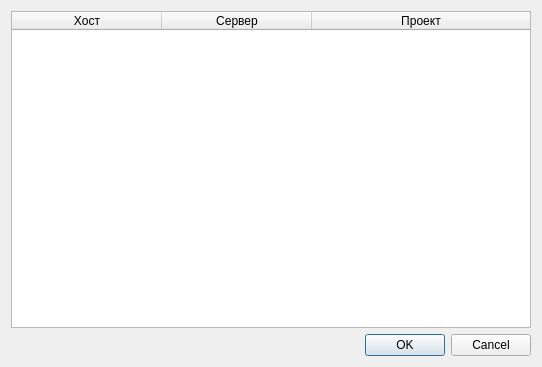
<?xml version="1.0" encoding="UTF-8"?>
<ui version="4.0">
 <class>QgisPDSDialogBase</class>
 <widget class="QDialog" name="QgisPDSDialogBase">
  <property name="geometry">
   <rect>
    <x>0</x>
    <y>0</y>
    <width>542</width>
    <height>367</height>
   </rect>
  </property>
  <property name="windowTitle">
   <string>Выбор проекта</string>
  </property>
  <property name="locale">
   <locale language="C" country="AnyCountry"/>
  </property>
  <layout class="QGridLayout" name="gridLayout">
   <item row="1" column="0">
    <widget class="QDialogButtonBox" name="button_box">
     <property name="orientation">
      <enum>Qt::Horizontal</enum>
     </property>
     <property name="standardButtons">
      <set>QDialogButtonBox::Cancel|QDialogButtonBox::Ok</set>
     </property>
    </widget>
   </item>
   <item row="0" column="0">
    <widget class="QTableWidget" name="tableWidget">
     <property name="editTriggers">
      <set>QAbstractItemView::NoEditTriggers</set>
     </property>
     <property name="selectionMode">
      <enum>QAbstractItemView::SingleSelection</enum>
     </property>
     <property name="selectionBehavior">
      <enum>QAbstractItemView::SelectRows</enum>
     </property>
     <property name="columnCount">
      <number>3</number>
     </property>
     <attribute name="horizontalHeaderDefaultSectionSize">
      <number>150</number>
     </attribute>
     <attribute name="horizontalHeaderStretchLastSection">
      <bool>true</bool>
     </attribute>
     <attribute name="verticalHeaderVisible">
      <bool>false</bool>
     </attribute>
     <column>
      <property name="text">
       <string>Хост</string>
      </property>
     </column>
     <column>
      <property name="text">
       <string>Сервер</string>
      </property>
     </column>
     <column>
      <property name="text">
       <string>Проект</string>
      </property>
     </column>
    </widget>
   </item>
  </layout>
 </widget>
 <resources/>
 <connections>
  <connection>
   <sender>button_box</sender>
   <signal>accepted()</signal>
   <receiver>QgisPDSDialogBase</receiver>
   <slot>accept()</slot>
   <hints>
    <hint type="sourcelabel">
     <x>29</x>
     <y>351</y>
    </hint>
    <hint type="destinationlabel">
     <x>20</x>
     <y>20</y>
    </hint>
   </hints>
  </connection>
  <connection>
   <sender>button_box</sender>
   <signal>rejected()</signal>
   <receiver>QgisPDSDialogBase</receiver>
   <slot>reject()</slot>
   <hints>
    <hint type="sourcelabel">
     <x>29</x>
     <y>351</y>
    </hint>
    <hint type="destinationlabel">
     <x>20</x>
     <y>20</y>
    </hint>
   </hints>
  </connection>
 </connections>
</ui>
